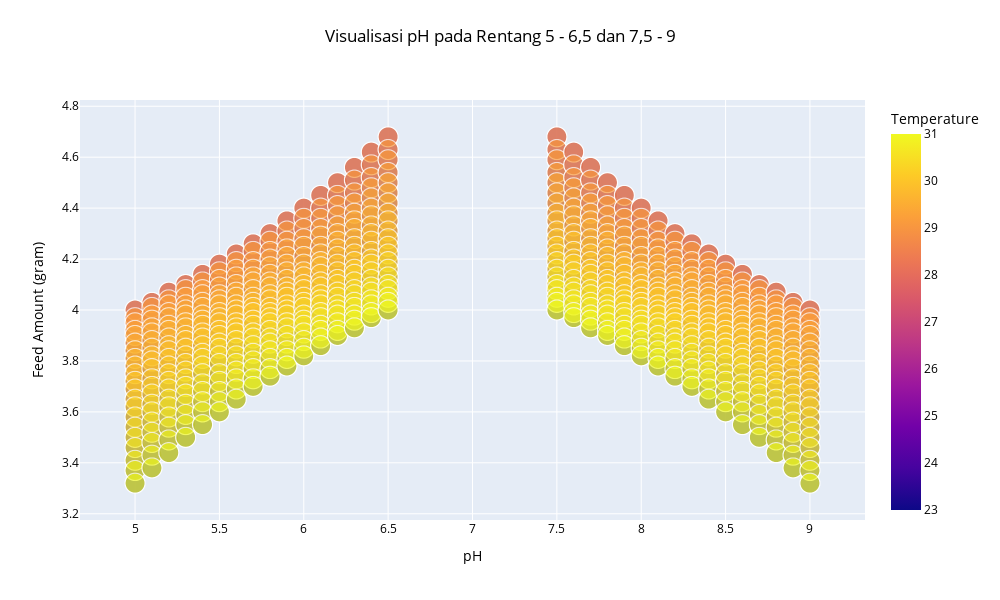

This figure's notebook cell:
### Code cell
# Visualisasi hubungan pH dengan perubahan di satu titik Temperature dan LobsterWeight
fig = px.scatter(data_frame=data, x='pH', y='feed_amount',
                 color='Temperature', size='LobsterWeight',
                 title='Visualisasi pH pada Rentang 5 - 6,5 dan 7,5 - 9',
                 labels={'pH': 'pH', 'feed_amount': 'Feed Amount (gram)'},
                 width=1000, height=600)

# Mengatur gaya title
fig.update_layout(title={'text': 'Visualisasi pH pada Rentang 5 - 6,5 dan 7,5 - 9',
                         'y':0.95,  # Penempatan title lebih proporsional
                         'x':0.5,
                         'xanchor': 'center',
                         'yanchor': 'top'},
                  font=dict(color='black'))  # Warna title hitam pekat

fig.show()

### Figure 1 — Plotly figure (JSON) as saved in the notebook; plotly's stock layout.template omitted (floating-point values rounded to 4 significant figures; data arrays with more than 128 entries replaced by an {"elided": "..."} marker saying what was removed)
{"data": [{"hovertemplate": "pH=%{x}<br>Feed Amount (gram)=%{y}<br>LobsterWeight=%{marker.size}<br>Temperature=%{marker.color}<extra></extra>", "legendgroup": "", "marker": {"color": {"elided": "1344 float values"}, "coloraxis": "coloraxis", "size": {"elided": "1344 float values"}, "sizemode": "area", "sizeref": 0.25, "symbol": "circle"}, "mode": "markers", "name": "", "showlegend": false, "type": "scattergl", "x": {"elided": "1344 float values"}, "xaxis": "x", "y": {"elided": "1344 float values"}, "yaxis": "y"}], "layout": {"coloraxis": {"colorbar": {"title": {"text": "Temperature"}}, "colorscale": [[0, "#0d0887"], [0.1111, "#46039f"], [0.2222, "#7201a8"], [0.3333, "#9c179e"], [0.4444, "#bd3786"], [0.5556, "#d8576b"], [0.6667, "#ed7953"], [0.7778, "#fb9f3a"], [0.8889, "#fdca26"], [1, "#f0f921"]]}, "font": {"color": "black"}, "height": 600, "legend": {"itemsizing": "constant", "tracegroupgap": 0}, "title": {"text": "Visualisasi pH pada Rentang 5 - 6,5 dan 7,5 - 9", "x": 0.5, "xanchor": "center", "y": 0.95, "yanchor": "top"}, "width": 1000, "xaxis": {"anchor": "y", "domain": [0, 1], "title": {"text": "pH"}}, "yaxis": {"anchor": "x", "domain": [0, 1], "title": {"text": "Feed Amount (gram)"}}}}
